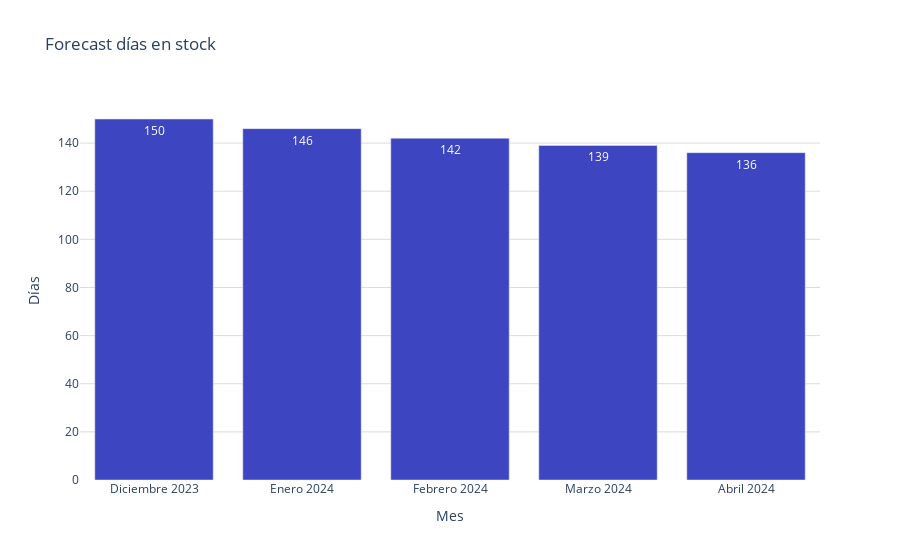

Notebook code cell kept with this figure:
### Code cell
# Obtener los datos
dias = stock_direct_proyeccion_dias_puebla['Dias']
meses = stock_direct_proyeccion_dias_puebla['Mes']
values = dias
labels = meses
colores = ['#3d45c0', '#ff4853', '#ffb038', '#7cc668', '#67c2df', '#6773df', '#939fad']

fig = go.Figure()
fig.add_trace(go.Bar(
    x=labels, 
    y=values, 
    marker_color='#3d45c0',
    text=values,  # Texto que se mostrará en las barras 
    textposition='inside',  # Posición del texto (puede ser 'inside' o 'outside')
))
fig.update_layout(
    title='Forecast días en stock',
    xaxis=dict(title='Mes'),  # Título del eje x
    yaxis=dict(
        title='Días', # Título del eje y
        gridcolor='#dddcda', # Color de las líneas que dividen los rangos del eje Y
         gridwidth=1,
    ),  
    plot_bgcolor='rgba(0,0,0,0)',  # Color de fondo del gráfico
)
# Exportar gráfica como archivo HTML
def guardar_grafico_como_html(fig, nombre_archivo, carpeta='graficas'):
    # Crear la carpeta si no existe
    if not os.path.exists(carpeta):
        os.makedirs(carpeta)
    
    # Gráfica como archivo HTML en la carpeta especificada
    pio.write_html(fig, f'{carpeta}/{nombre_archivo}.html')

# Exportar
guardar_grafico_como_html(fig, 'g_scatt_stockdias_direct_puebla', carpeta='graficas')
fig.show()

### Figure 1 — Plotly figure (JSON) as saved in the notebook; plotly's stock layout.template omitted (floating-point values rounded to 4 significant figures)
{"data": [{"marker": {"color": "#3d45c0"}, "text": [150, 146, 142, 139, 136], "textposition": "inside", "type": "bar", "x": ["Diciembre 2023", "Enero 2024", "Febrero 2024", "Marzo 2024", "Abril 2024"], "y": [150, 146, 142, 139, 136]}], "layout": {"plot_bgcolor": "rgba(0,0,0,0)", "title": {"text": "Forecast días en stock"}, "xaxis": {"title": {"text": "Mes"}}, "yaxis": {"gridcolor": "#dddcda", "gridwidth": 1, "title": {"text": "Días"}}}}
